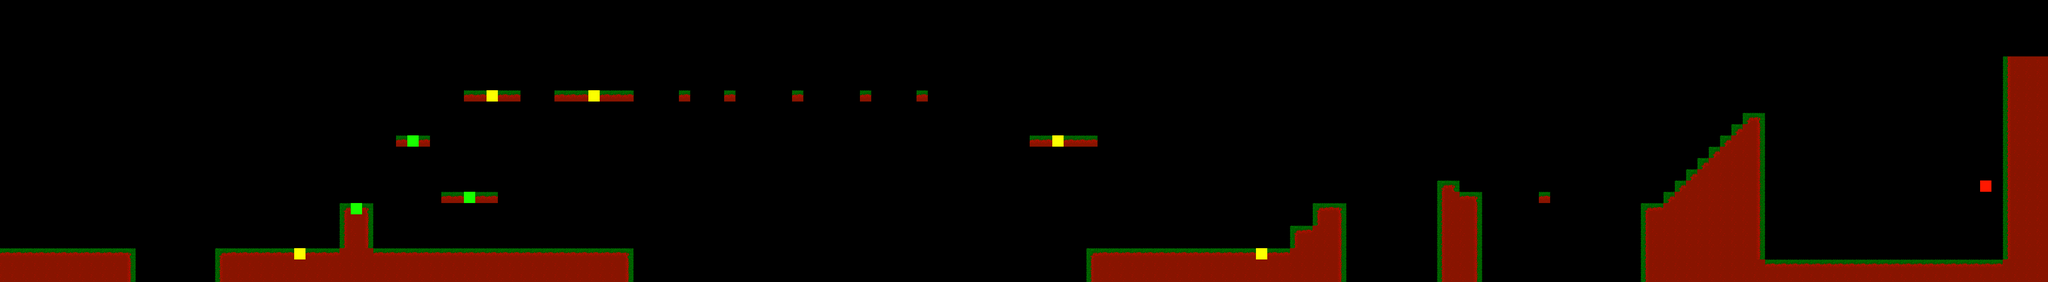

Tiled map render using the project's own tile images. Description and the map definition, with tile-layer contents summarised, below:
An orthogonal 181x25 tile map with 32x32 px tiles, 2 tile layers (Tile Layer 1, enemies), 2 tilesets.

<map version="1.0" orientation="orthogonal" width="181" height="25" tilewidth="32" tileheight="32">
 <tileset firstgid="1" name="realTileset" tilewidth="32" tileheight="32">
  <properties>
   <property name="blocked" value="true" />
  </properties>
  <image source="../Tiles/tileset_jungle_test.png" width="96" height="96" />
  <tile id="0">
   <properties>
    <property name="blocked" value="true" />
   </properties>
  </tile>
  <tile id="1">
   <properties>
    <property name="blocked" value="true" />
   </properties>
  </tile>
  <tile id="2">
   <properties>
    <property name="blocked" value="true" />
   </properties>
  </tile>
  <tile id="3">
   <properties>
    <property name="blocked" value="true" />
   </properties>
  </tile>
  <tile id="4">
   <properties>
    <property name="blocked" value="true" />
   </properties>
  </tile>
  <tile id="5">
   <properties>
    <property name="blocked" value="true" />
   </properties>
  </tile>
  <tile id="6">
   <properties>
    <property name="blocked" value="true" />
   </properties>
  </tile>
  <tile id="7">
   <properties>
    <property name="blocked" value="true" />
   </properties>
  </tile>
  <tile id="8">
   <properties>
    <property name="blocked" value="true" />
   </properties>
  </tile>
 </tileset>
 <tileset firstgid="10" name="EnemyTiles" tilewidth="32" tileheight="32">
  <image source="../Tiles/EnemyTiles.png" width="96" height="96" />
  <tile id="0">
   <properties>
    <property name="enemy" value="1" />
   </properties>
  </tile>
  <tile id="1">
   <properties>
    <property name="enemy" value="2" />
   </properties>
  </tile>
  <tile id="4">
   <properties>
    <property name="enemy" value="boss" />
   </properties>
  </tile>
 </tileset>
 <layer name="Tile Layer 1" width="181" height="25">
  <data>[4525 cells, 553 non-empty, 6 distinct tile ids]</data>
 </layer>
 <layer name="enemies" width="181" height="25">
  <data>[4525 cells, 9 non-empty, 3 distinct tile ids]</data>
 </layer>
</map>